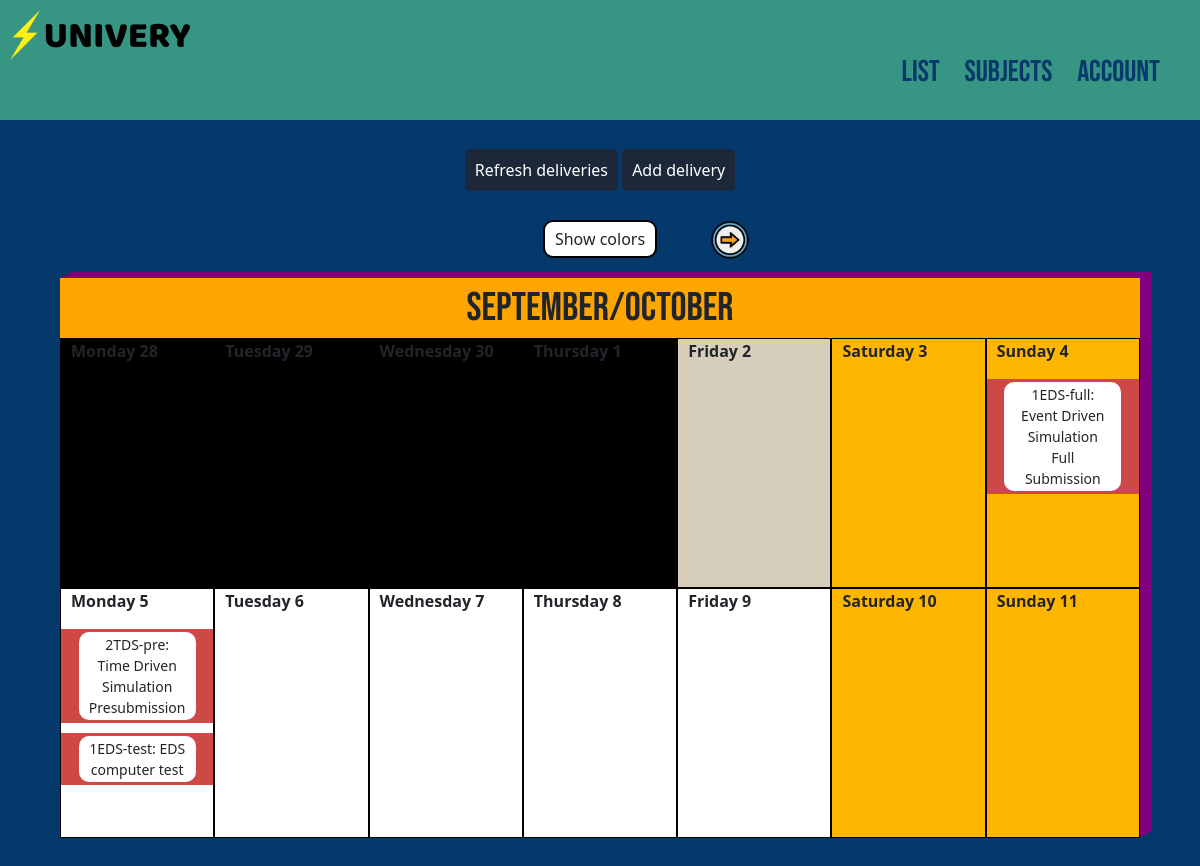
Page /calendar (signed in) on the committed database.
### app/models.py (models this page shows, shortened)
class Delivery(db.Model):
    id = db.Column(db.Integer, primary_key=True)
    identification = db.Column(db.String(15), nullable=False, default=0)
    name = db.Column(db.String(80), nullable=False)
    description = db.Column(db.String(1000))
    toDate = db.Column(db.DateTime, nullable=True)
    toDateStr = db.Column(db.String(20), nullable=True)
    url = db.Column(db.String(300), nullable=True)
    hasEnded = db.Column(db.Boolean, nullable=False, default=False)
    subject_id = db.Column(db.String(15), db.ForeignKey('subject.identification'), nullable=False)
    users = db.relationship("UserDelivery", back_populates="delivery")

### app/deliveries/routes.py (the view)
@deliveries.route("/calendar")
@deliveries.route("/calendar/<int:n>")
@login_required
def calendar(n=0):
    days, month = get_days(14, n)
    return render_template('delivery/calendar.html', title="Calendar",
        days=days, month=month, view=n)

### app/deliveries/utils.py (called while the page is built)
def get_days(ndays, view):
    today = datetime.strptime('2-10-2020', '%d-%m-%Y')
    first_day = today - timedelta(days=today.weekday()) # Current week's Monday
    first_day += timedelta(days=ndays*view)             # Go back/forward view weeks
    days, months = [], set()
    for i in range(0, ndays):
        i_day = first_day + timedelta(days=i)
        months.add(i_day.strftime("%B"))
        elements = {
            'deliveries':[(
                    ud.delivery,
                    USbySubject(ud.delivery.subject_id)
                ) for ud in UDnotDone() if ud.delivery.toDateStr == str(i_day.date())
            ] if i_day >= today else [],
            'day': i_day.strftime("%A") + " " + str(i_day.day),
            'color': day_color(today, i_day)}
        days.append(elements)
    return days, "/".join(list(months))

def day_color(today, iday):
    if iday == today:
        return '#d6ceba'    # Color for today
    elif iday.weekday() > 4:
        return '#ffb600'    # Color for weekend
    elif iday < today:
        return '#000'       # Color for past
    else:
        return '#fff'       # Color for future

### app/global_utils.py (called while the page is built)
def UDnotDone():
    return db.session.query(UserDelivery).filter_by(
        user_id=current_user.id,
        isDone=False,
        isEliminated=False
    ).all()

def USbySubject(subject_id):
    return db.session.query(UserSubject).filter_by(
        subject_id=subject_id,
        user_id=current_user.id
    ).first()

### app/models.py (called while the page is built)
@login_manager.user_loader
def load_user(user_id):
    return User.query.get(int(user_id))

### app/templates/delivery/calendar.html (shortened to what this page needs)
{% extends "home.html" %}
{% block deliveries %}
<div class="calendar-page">
    <div class="colors-calendar">
        <a class="right" href="{{url_for('deliveries.calendar', n=view+1)}}">
            <img width="40px" height="40px" src="/static/web_pics/next.png" alt=""></a>
            <p class="colors-calendar-content" id="colors-btn">Show colors</p>
    </div>
    <div class="calendar">
        <div class="month-name">
            <p>{{month}}</p>
        </div>
        {% for day in days %}
        <div class="day" style="background-color: {{day['color']}};">
            <p class="day-corner">{{day['day']}}</p>
            {% for delivery, subject in day['deliveries'] %}
            <div class="day-element" onclick="openPopup([
                    '{{delivery.name}}',
                    '{{delivery.description}}',
                    '{{delivery.toDate}}',
                    '{{delivery.url}}',
                    'Done',
                    '{{subject.subject.name}}',
                    '{{subject.subject.identification}}',
                    '{{delivery.id}}'
                    ], '/calendar/{{view}}')" style="
                        background-color: {{subject.color}};
                        border:3px solid {{subject.color}};">
                <p class="day-element-name small-font">{{delivery.name}}</p>
            </div>
            {% endfor %}
        </div>
        {% endfor %}
    </div>
</div>
{% endblock deliveries %}

### app/static/main.css (style rules this page uses)
* { margin: 0; padding: 0; -webkit-box-sizing: border-box; box-sizing: border-box; }
.right { float: right; }
.colors-calendar { width: calc(min(50%,300px)); margin: 0 auto; margin-bottom: 20px; }
.colors-calendar-content { border: 2px solid black; border-radius: 10px; cursor: help; padding: 5px 10px; width: -webkit-fit-content; width: -moz-fit-content; width: fit-content; margin: 0 auto; background-color: white; }
.calendar-page { width: 90%; margin: 0 auto; }
.calendar { margin-bottom: 50px; -webkit-box-shadow: 2px -1px 0px purple, 4px -2px 0px purple, 6px -3px 0px purple, 8px -4px 0px purple, 10px -5px 0px purple, 12px -6px 0px purple; box-shadow: 2px -1px 0px purple, 4px -2px 0px purple, 6px -3px 0px purple, 8px -4px 0px purple, 10px -5px 0px purple, 12px -6px 0px purple; height: 560px; }
.month-name { height: -webkit-fit-content; height: -moz-fit-content; height: fit-content; background-color: #ffa500; }
.month-name p { font-size: 40px; font-family: "Bebas Neue", cursive; text-align: center; margin-bottom: 0; }
.day { width: calc(100%/7); height: 250px; border: 1px solid black; float: left; }
.day-element { margin: 10px 0; width: 100%; cursor: pointer; font-size: 14px; }
.day-element-name { background-color: white; margin: 0 auto; border-radius: 10px; text-align: center; width: 80%; padding: 2px 10px; }
.day-corner { margin-left: 10px; font-weight: bold; }

### rows in the picture
Delivery: name "1EDS-full: Event Driven Simulation Full Submission"
Delivery: name "2TDS-pre: Time Driven Simulation Presubmission"
Delivery: name "1EDS-test: EDS computer test"

### other values in the picture
{{ month }} "September/October"
{{ day['day'] }} "Monday 28" "Tuesday 29" "Wednesday 30" "Thursday 1" "Friday 2" "Saturday 3" "Sunday 4" "Monday 5" "Tuesday 6" "Wednesday 7" "Thursday 8" "Friday 9" "Saturday 10" "Sunday 11"
